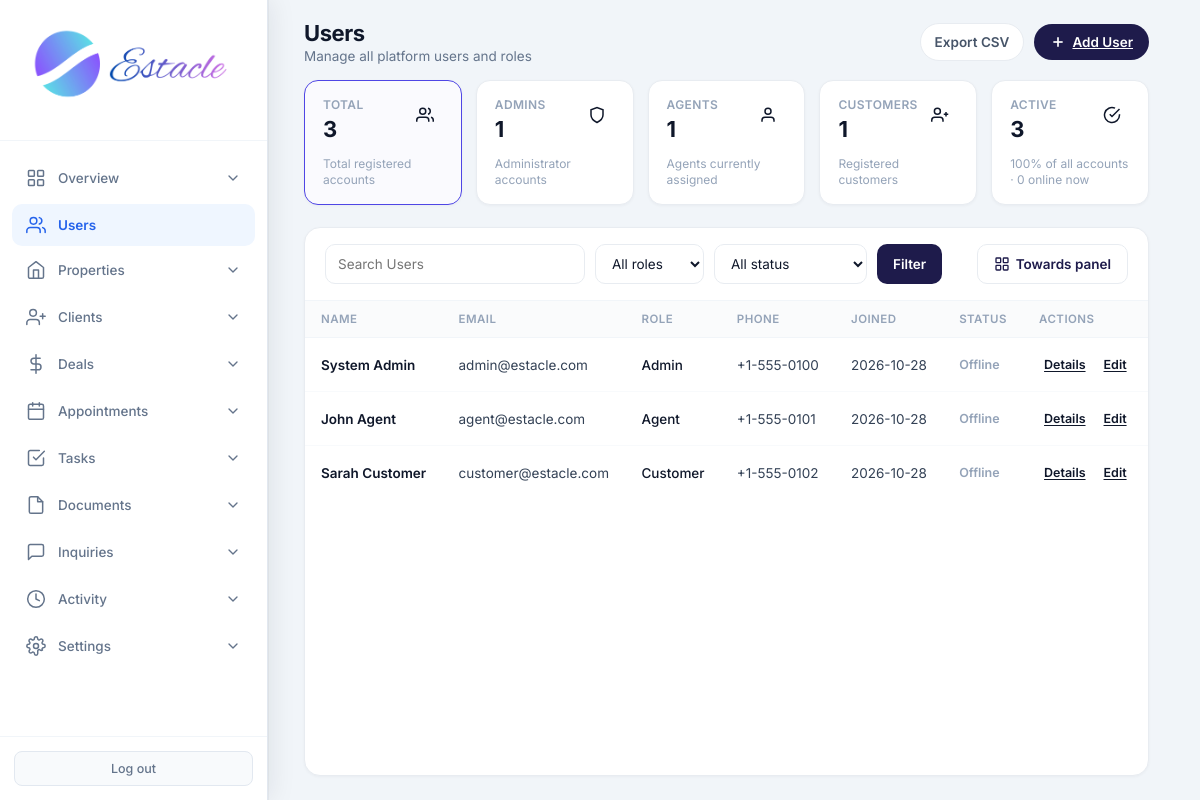
The app's page /admin/users (signed in), older data.
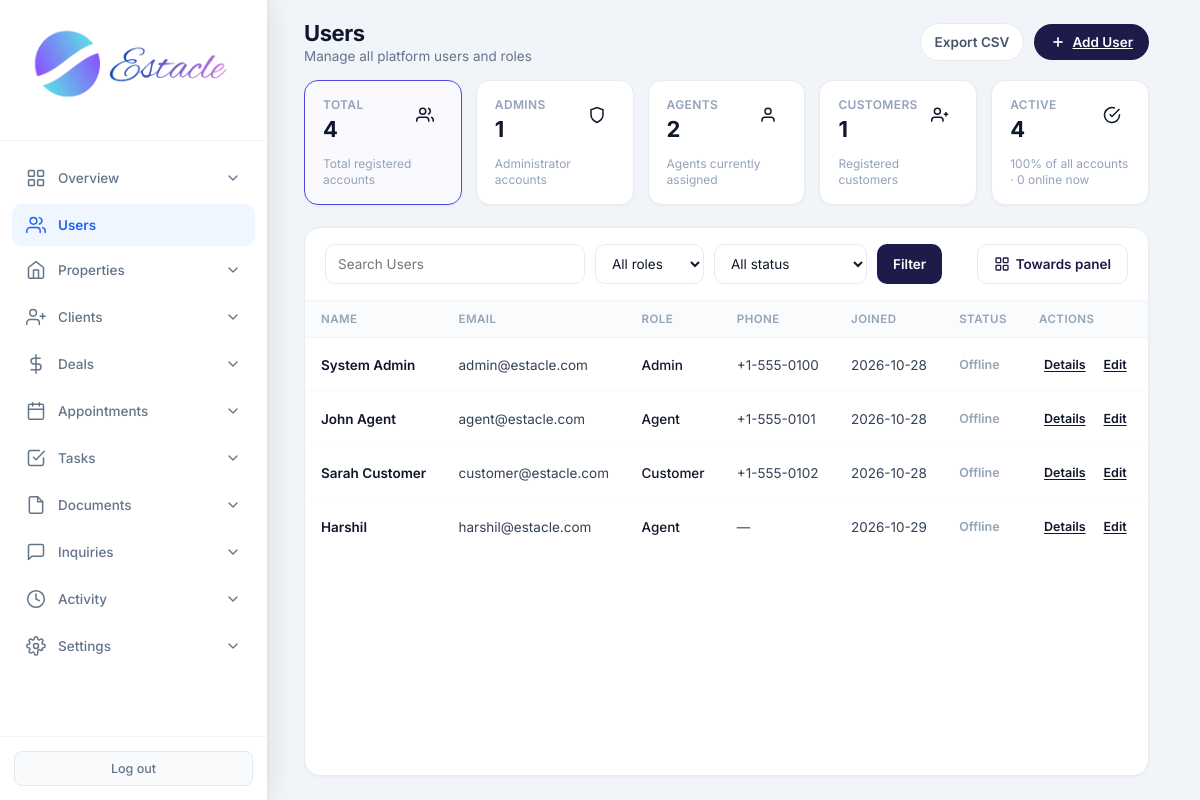
The same page, newer data.
### tables this page shows
CREATE TABLE users (
            id INTEGER PRIMARY KEY AUTOINCREMENT,
            email TEXT UNIQUE NOT NULL,
            password TEXT NOT NULL,
            full_name TEXT NOT NULL,
            role TEXT NOT NULL CHECK(role IN ('admin', 'agent', 'customer')),
            phone TEXT,
            created_at TIMESTAMP DEFAULT CURRENT_TIMESTAMP,
            is_active INTEGER DEFAULT 1
        , avatar TEXT, last_seen TIMESTAMP);

### routes/admin.py (the view)
@admin.route('/admin/users')
@login_required
@role_required('admin')
def admin_users():
    db = get_db()
    migrate_db()
    q = request.args.get('q', '').strip()
    role_filter = request.args.get('role', '').strip()
    status_filter = request.args.get('status', '').strip()
    online_sql = (
        "last_seen IS NOT NULL AND "
        "datetime(last_seen) >= datetime('now', '-10 minutes')"
    )
    sql = (
        'SELECT id, full_name, email, role, phone, created_at, is_active, last_seen, avatar, '
        f'CASE WHEN {online_sql} THEN 1 ELSE 0 END AS is_online '
        'FROM users WHERE 1=1'
    )
    params = []
    if q:
        sql += ' AND (full_name LIKE ? OR email LIKE ? OR phone LIKE ?)'
        params.extend([f'%{q}%', f'%{q}%', f'%{q}%'])
    if role_filter in ('admin', 'agent', 'customer'):
        sql += ' AND role = ?'
        params.append(role_filter)
    if status_filter == 'active':
        sql += ' AND is_active = 1'
    elif status_filter == 'inactive':
        sql += ' AND is_active = 0'
    elif status_filter == 'online':
        sql += f' AND ({online_sql})'
    elif status_filter == 'offline':
        sql += f' AND NOT ({online_sql})'
    sql += ' ORDER BY created_at ASC'
    users = db.execute(sql, params).fetchall()
    total = db.execute('SELECT COUNT(*) FROM users').fetchone()[0]
    active_count = db.execute('SELECT COUNT(*) FROM users WHERE is_active = 1').fetchone()[0]
    online_count = db.execute(
        f'SELECT COUNT(*) FROM users WHERE {online_sql}'
    ).fetchone()[0]
    pct = round((active_count / total) * 100) if total else 0
    stats = {
        'total': total,
        'admins': db.execute("SELECT COUNT(*) FROM users WHERE role = 'admin'").fetchone()[0],
        'agents': db.execute("SELECT COUNT(*) FROM users WHERE role = 'agent'").fetchone()[0],
        'customers': db.execute("SELECT COUNT(*) FROM users WHERE role = 'customer'").fetchone()[0],
        'active': active_count,
        'online': online_count,
        'active_pct': pct,
    }
    view = request.args.get('view', '').strip()
    return render_template(
        'admin_users.html', users=users, q=q, role_filter=role_filter,
        status_filter=status_filter, stats=stats, view=view
    )

### core/db.py (called while the page is built)
def get_db():
    if 'db' not in g:
        g.db = sqlite3.connect(current_app.config['DATABASE'])
        g.db.row_factory = sqlite3.Row
    return g.db

### core/helpers.py (called while the page is built)
def login_required(f):
    @wraps(f)
    def decorated_function(*args, **kwargs):
        if 'user_id' not in session:
            flash('Please log in to access this page.', 'warning')
            return redirect(url_for('auth.login'))
        return f(*args, **kwargs)
    return decorated_function

def role_required(*roles):
    def decorator(f):
        @wraps(f)
        def decorated_function(*args, **kwargs):
            if 'user_id' not in session:
                flash('Please log in to access this page.', 'warning')
                return redirect(url_for('auth.login'))
            if session.get('role') not in roles:
                flash('You do not have permission to access this page.', 'danger')
                return redirect(url_for('auth.role_redirect'))
            return f(*args, **kwargs)
        return decorated_function
    return decorator

### templates/admin_users.html (shortened to what the changed rows need)
<!DOCTYPE html>
<html lang="en">
<head>
    <link rel="stylesheet" href="{{ url_for('static', filename='css/admin.css') }}">
</head>
<body>
<div class="app-layout">
    {% set active = 'users' %}
    <main class="main-content">
        <header class="top-bar dash-top">
            <div>
                <h1 class="page-title">Users</h1>
            </div>
        </header>
        <div class="page-wrap">
            <div class="stat-row">
                <a class="stat-card {% if not role_filter and not status_filter %}active-filter{% endif %}" href="{{ url_for('admin.admin_users', view=view) }}">
                    <div class="stat-card-top">
                        <div><p class="label">Total</p><p class="value">{{ stats.total }}</p></div>
                    </div>
                </a>
                <a class="stat-card {% if role_filter == 'agent' %}active-filter{% endif %}" href="{{ url_for('admin.admin_users', role='agent', view=view) }}">
                    <div class="stat-card-top">
                        <div><p class="label">Agents</p><p class="value">{{ stats.agents }}</p></div>
                    </div>
                </a>
                <a class="stat-card {% if status_filter == 'active' %}active-filter{% endif %}" href="{{ url_for('admin.admin_users', status='active', view=view) }}">
                    <div class="stat-card-top">
                        <div><p class="label">Active</p><p class="value">{{ stats.active }}</p></div>
                    </div>
                </a>
            </div>
            <div class="panel-card users-panel">
                {% if view == 'cards' %}
                <div class="panel-toolbar">
                    <form method="GET" action="{{ url_for('admin.admin_users') }}" class="filter-form">
                        <input type="hidden" name="view" value="cards">
                        <input type="search" name="q" value="{{ q or '' }}" placeholder="Search Users">
                        <select name="role">
                            <option value="">All roles</option>
                            <option value="admin" {% if role_filter == 'admin' %}selected{% endif %}>Admin</option>
                            <option value="agent" {% if role_filter == 'agent' %}selected{% endif %}>Agent</option>
                            <option value="customer" {% if role_filter == 'customer' %}selected{% endif %}>Customer</option>
                        </select>
                        <select name="status">
                            <option value="">All status</option>
                            <option value="active" {% if status_filter == 'active' %}selected{% endif %}>Account active</option>
                            <option value="inactive" {% if status_filter == 'inactive' %}selected{% endif %}>Account inactive</option>
                            <option value="online" {% if status_filter == 'online' %}selected{% endif %}>Online now</option>
                            <option value="offline" {% if status_filter == 'offline' %}selected{% endif %}>Offline</option>
                        </select>
                        <button type="submit" class="btn-filter">Filter</button>
                        {% if q or role_filter or status_filter %}
                        <a href="{{ url_for('admin.admin_users', view='cards') }}" class="btn-clear">Clear</a>
                        {% endif %}
                    </form>
                    <a href="{{ url_for('admin.admin_users', q=q, role=role_filter, status=status_filter) }}" class="btn-towards-panel">
                        ← Back to table
                    </a>
                </div>
                <div class="users-cards-scroll">
                <div class="users-cards">
                    {% for u in users %}
                    <div class="user-card"
                         data-id="{{ u.id }}"
                         data-name="{{ u.full_name|e }}"
                         data-email="{{ u.email|e }}"
                         data-role="{{ u.role }}"
                         data-phone="{{ (u.phone or '—')|e }}"
                         data-joined="{{ u.created_at[:10] if u.created_at else '—' }}"
                         data-online="{{ '1' if u.is_online else '0' }}"
                         data-active="{{ '1' if u.is_active else '0' }}"
                         data-avatar="{% if u.avatar %}{% if u.avatar.startswith('http') %}{{ u.avatar }}{% else %}{{ url_for('static', filename='uploads/avatars/' + u.avatar) }}{% endif %}{% endif %}">
                        <div class="user-card-photo">
                            {% if u.avatar %}
                            <img src="{% if u.avatar.startswith('http') %}{{ u.avatar }}{% else %}{{ url_for('static', filename='uploads/avatars/' + u.avatar) }}{% endif %}" alt="{{ u.full_name }}">
                            {% else %}
                            {{ (u.full_name or '?')[:1]|upper }}
                            {% endif %}
                        </div>
                        <p class="user-card-name">{{ u.full_name }}</p>
                        <p class="user-card-email">{{ u.email }}</p>
                        <p class="user-card-meta">{{ u.role|capitalize }} · {{ u.phone or 'No phone' }}</p>
                        <p class="user-card-meta">{% if u.is_online %}<span class="presence online">Online</span>{% else %}<span class="presence offline">Offline</span>{% endif %}{% if not u.is_active %} · Inactive{% endif %}</p>
                        <a href="{{ url_for('admin.admin_user_detail', user_id=u.id) }}" class="btn-details">Details</a>
                    </div>
                    {% else %}
                    <p class="empty" style="grid-column:1/-1;text-align:center;color:#94a3b8;padding:32px">No users found</p>
                    {% endfor %}
                </div>
                </div>
                {% else %}
                <div class="table-scroll">
                    <table class="users-table">
                        <thead>
                            <tr>
                                <th>Name</th><th>Email</th><th>Role</th><th>Phone</th><th>Joined</th><th>Status</th><th>Actions</th>
                            </tr>
                        </thead>
                        <tbody>
                            {% for u in users %}
                            <tr>
                                <td><span class="user-name">{{ u.full_name }}</span></td>
                                <td>{{ u.email }}</td>
                                <td><span class="badge badge-{{ u.role }}">{{ u.role }}</span></td>
                                <td>{{ u.phone or '—' }}</td>
                                <td>{{ u.created_at[:10] if u.created_at else '—' }}</td>
                                <td>
                                    {% if u.is_online %}<div class="presence online">Online</div>{% else %}<div class="presence offline">Offline</div>{% endif %}
                                </td>
                                <td>
                                    <div class="actions-cell">
                                        <a href="{{ url_for('admin.admin_user_detail', user_id=u.id) }}" class="btn-sm btn-info">Details</a>
                                        <a href="{{ url_for('admin.admin_edit_user', user_id=u.id) }}" class="btn-sm btn-edit">Edit</a>
                                    </div>
                                </td>
                            </tr>
                            {% else %}
                            <tr><td colspan="7" class="empty">No users found</td></tr>
                            {% endfor %}
                        </tbody>
                    </table>
                </div>
                {% endif %}
            </div>
        </div>
    </main>
</div>
</body>
</html>

Row changes from the older to the newer data that the page shows:
added users: full_name "Harshil", email "harshil@estacle.com", role "Agent", phone "—", created_at "2026-10-29"
Text that changed along with them:
{{ stats.total }}: "3" → "4"
{{ stats.agents }}: "1" → "2"
{{ stats.active }}: "3" → "4"
